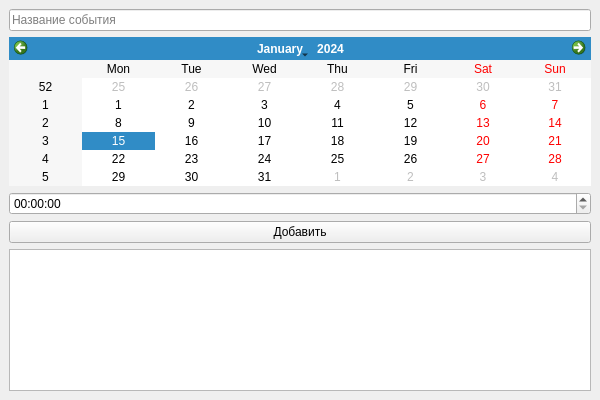
<?xml version="1.0" encoding="UTF-8"?>
<ui version="4.0">
 <class>Task2Window</class>
 <widget class="QMainWindow" name="Task2Window">
  <property name="geometry"><rect><x>0</x><y>0</y><width>600</width><height>400</height></rect></property>
  <widget class="QWidget" name="centralwidget">
   <layout class="QVBoxLayout">
    <item><widget class="QLineEdit" name="le_event_name"><property name="placeholderText"><string>Название события</string></property></widget></item>
    <item><widget class="QCalendarWidget" name="calendar"/></item>
    <item><widget class="QTimeEdit" name="timeEdit"/></item>
    <item><widget class="QPushButton" name="btn_add_event"><property name="text"><string>Добавить</string></property></widget></item>
    <item><widget class="QListWidget" name="listEvents"/></item>
   </layout>
  </widget>
 </widget>
 <resources/><connections/>
</ui>
